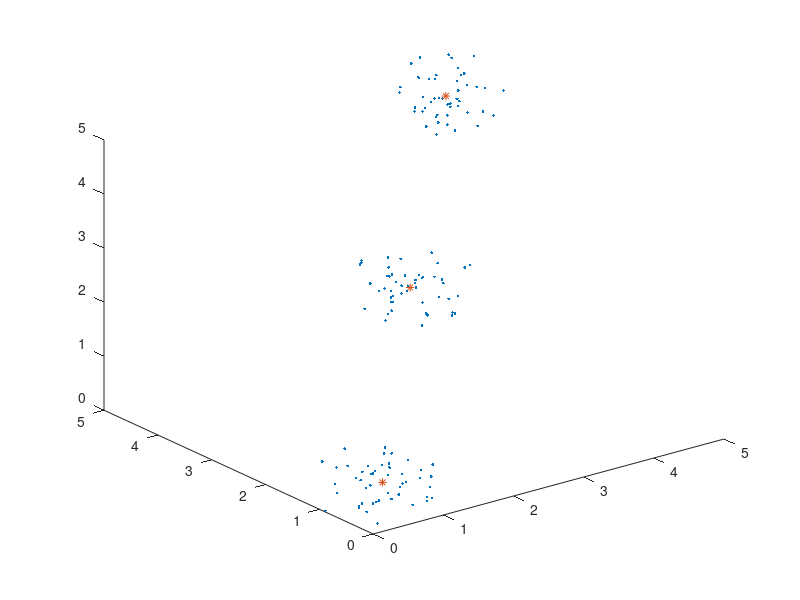

The MATLAB source for this figure:
x = [rand(50,3); rand(50,3)+2;rand(50,3)+4];

m = size(x,1);
n = size(x,2);
k = 3;
range = 4;
mu = rand(k,n)*range;

for j = 1:100
    % updating membership matrix u        
    u = zeros(m,k);
    for i = 1:m
        d = zeros(k,1);
        for ik = 1:k
            d(ik) = (x(i,:)-mu(ik,:))*(x(i,:)-mu(ik,:))';
        end
        [minVal,minIndex] = min(d);
        u(i,minIndex) = 1;
    end
    
    % updating mus
    count = sum(u);
    
    for ik = 1:k
        mu(ik,:) = (x'*u(:,ik)) / count(ik);
    end                                
end

plot3(x(:,1),x(:,2),x(:,3),'.');
hold on;
plot3(mu(:,1),mu(:,2),mu(:,3),'*');

